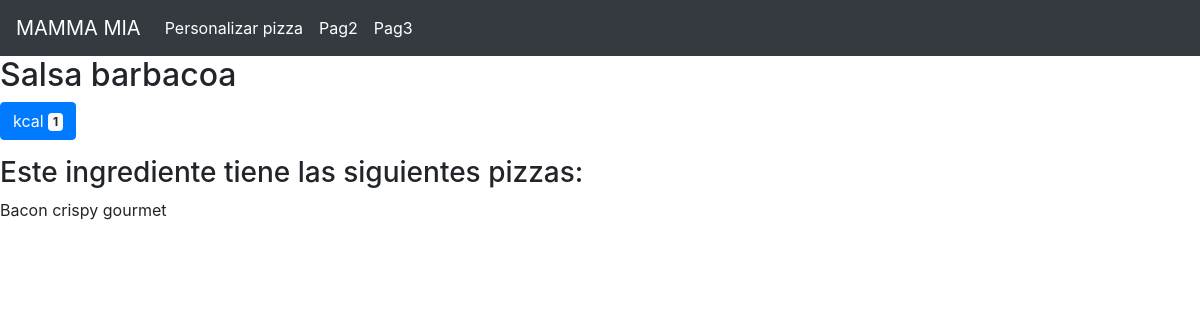
/ingredPage/2, run on the app's committed database.
### MammaMia/models.py (models this page shows, shortened)
class Ingrediente(models.Model):
    nameIn = models.CharField(max_length = 500)
    calorias = models.CharField(max_length = 4)
    descrip = models.CharField(max_length = 355)

class Pizza(models.Model):
    namePi = models.CharField(max_length = 255)
    image = models.ImageField(upload_to = 'media')
    masa = models.ForeignKey(Masa, on_delete = models.CASCADE)
    ingredientes = models.ManyToManyField(Ingrediente)

### MammaMia/views.py (the view)
# urls.py: path('ingredPage/<int:pk>', views.ingredPage, name = 'ingredPage'),
def ingredPage(request, pk):
    ingrediente = get_object_or_404(Ingrediente, pk = pk)
    pizzas = Pizza.objects.filter(pk=pk)
    context = {'ingrediente':ingrediente, 'pizzas':pizzas}
    return render(request, 'ingredPage.html', context)

### MammaMia/templates/ingredPage.html (shortened to what this page needs)
{% extends 'base.html' %}
{% block content %}
    <div class="pizzasPorIngred">
        <h2>{{ingrediente.nameIn}} </h2>
        <button type="button" class="btn btn-primary">
            kcal <span class="badge badge-light">{{ingrediente.calorias}}</span>
        </button>
        <h3> Este ingrediente tiene las siguientes pizzas:</h3>
            {% for pizza in pizzas%}
            <div>
                <p> {{pizza.namePi}} </p>
            </div>
            {% endfor %}
    </div>
{% endblock %}

### data on the page
Ingrediente: nameIn "Salsa barbacoa", calorias "1"
Pizza: namePi "Bacon crispy gourmet"
